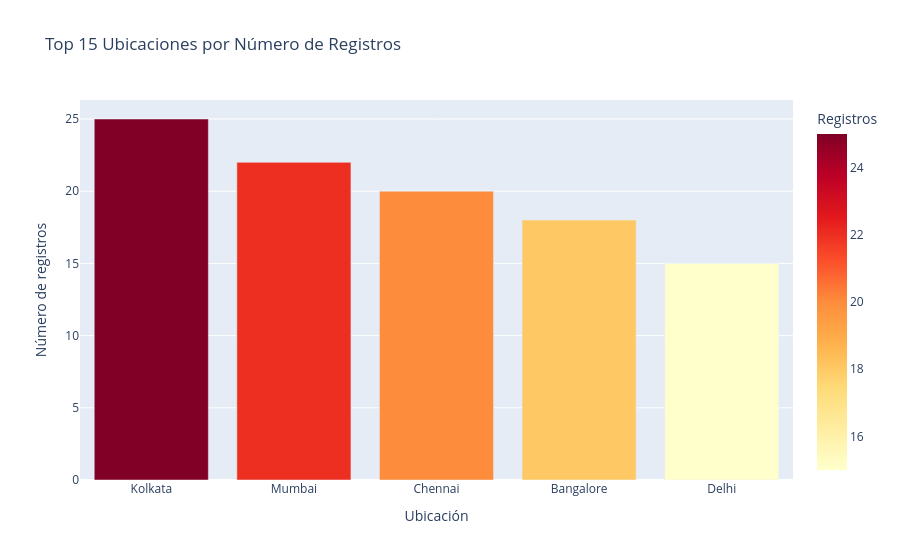

The code cell stored with this chart in its notebook:
### Code cell
# Distribución geográfica / por ubicación
if 'Order Country' in df.columns:
    country_counts = df['Order Country'].value_counts().reset_index()
    country_counts.columns = ['País', 'Pedidos']

    fig_map = px.choropleth(
        country_counts,
        locations='País',
        locationmode='country names',
        color='Pedidos',
        color_continuous_scale='YlOrRd',
        title='Distribución Global de Pedidos por País',
        labels={'Pedidos': 'Número de Pedidos'}
    )
    fig_map.update_layout(
        geo=dict(showframe=False, showcoastlines=True),
        height=500
    )
    fig_map.show()

    print(f'\nTotal de países con pedidos: {country_counts["País"].nunique()}')
    print('\nTop 10 países por volumen:')
    print(country_counts.head(10).to_string(index=False))
elif 'Location' in df.columns:
    loc_counts = df['Location'].value_counts().reset_index()
    loc_counts.columns = ['Ubicación', 'Registros']

    fig = px.bar(
        loc_counts.head(15),
        x='Ubicación',
        y='Registros',
        color='Registros',
        color_continuous_scale='YlOrRd',
        title='Top 15 Ubicaciones por Número de Registros'
    )
    fig.update_layout(xaxis_title='Ubicación', yaxis_title='Número de registros')
    fig.show()

    print(f'\nTotal de ubicaciones: {loc_counts["Ubicación"].nunique()}')
    print('\nTop 10 ubicaciones por volumen:')
    print(loc_counts.head(10).to_string(index=False))
else:
    print("No se encontró columna geográfica ('Order Country' o 'Location').")

### Figure 1 — Plotly figure (JSON) as saved in the notebook; plotly's stock layout.template omitted (floating-point values rounded to 4 significant figures)
{"data": [{"hovertemplate": "Ubicación=%{x}<br>Registros=%{marker.color}<extra></extra>", "legendgroup": "", "marker": {"color": [25, 22, 20, 18, 15], "coloraxis": "coloraxis", "pattern": {"shape": ""}}, "name": "", "orientation": "v", "showlegend": false, "textposition": "auto", "type": "bar", "x": ["Kolkata", "Mumbai", "Chennai", "Bangalore", "Delhi"], "xaxis": "x", "y": [25, 22, 20, 18, 15], "yaxis": "y"}], "layout": {"barmode": "relative", "coloraxis": {"colorbar": {"title": {"text": "Registros"}}, "colorscale": [[0, "rgb(255,255,204)"], [0.125, "rgb(255,237,160)"], [0.25, "rgb(254,217,118)"], [0.375, "rgb(254,178,76)"], [0.5, "rgb(253,141,60)"], [0.625, "rgb(252,78,42)"], [0.75, "rgb(227,26,28)"], [0.875, "rgb(189,0,38)"], [1, "rgb(128,0,38)"]]}, "legend": {"tracegroupgap": 0}, "title": {"text": "Top 15 Ubicaciones por Número de Registros"}, "xaxis": {"anchor": "y", "domain": [0, 1], "title": {"text": "Ubicación"}}, "yaxis": {"anchor": "x", "domain": [0, 1], "title": {"text": "Número de registros"}}}}
